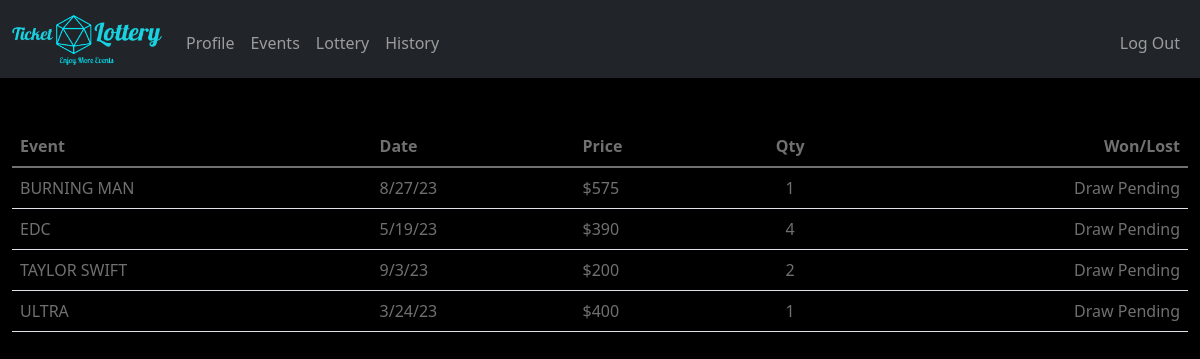
The app's page /history (signed in) with its own data.
### tables this page shows
CREATE TABLE events (
id INTEGER PRIMARY KEY AUTOINCREMENT,
user_id INTEGER NOT NULL,
name TEXT NOT NULL,
date TEXT NOT NULL,
location TEXT NOT NULL,
price TEXT NOT NULL,
image TEXT NULL,
time TIMESTAMP DEFAULT CURRENT_TIMESTAMP, qty TEXT NOT NULL,
FOREIGN KEY(user_id) REFERENCES users(id)
);

### app.py (the view)
@app.route("/history")
@login_required
def history():
    user_id = session["user_id"]
    events = db.execute("SELECT date, time, name, price, SUM(qty) as all_tickets FROM events WHERE user_id = ? GROUP BY name HAVING all_tickets > 0", user_id)
    return render_template("history.html", events=events, usd=usd)

### app.py (called while the page is built)
@app.after_request
def after_request(response):
    response.headers["Cache-Control"] = "no-cache, no-store, must-revalidate"
    response.headers["Expires"] = 0
    response.headers["Pragma"] = "no-cache"
    return response

### helpers.py (called while the page is built)
def login_required(f):
    @wraps(f)
    def decorated_function(*args, **kwargs):
        if session.get("user_id") is None:
            return redirect("/home")
        return f(*args, **kwargs)
    return decorated_function

### templates/history.html (shortened to what this page needs)
{% extends "layout.html" %}
{% block main %}
<table class="table">
    <thead class = "thead-dark">
      <tr>
        <th class="text-start">Event</th>
        <th class="text-start">Date</th>
        <th class="text-start">Price</th>
        <th class="text-middle">Qty</th>
        <th class="text-end">Won/Lost</th>
      </tr>
    </thead>
    <tbody>
        {% for event in events %}
      <tr>
        <td class="text-start">{{ event.name | upper }}</td>
        <td class="text-start">{{ event.date }}</td>
        <td class="text-start">${{ event.price }}</td>
        <td class="text-middle">{{ event.all_tickets }}</td>
        <td class="text-end">Draw Pending</td>
      </tr>
        {% endfor %}
    </tbody>
  </table>
{% endblock %}

### static/styles.css (style rules this page uses)
body { background-color: #000000; }
th { color: #707070; }
tr { color: #707070; }
td { color: #707070; }
tbody { color: #707070; }
* { margin: 0; padding: 0; box-sizing: border-box; }

### records on screen
events: name "BURNING MAN", date "8/27/23", price "575", all_tickets "1"
events: name "ULTRA", date "3/24/23", price "400", all_tickets "1"

### other values on screen
{{ event.name | upper }} "EDC" "TAYLOR SWIFT"
{{ event.date }} "5/19/23" "9/3/23"
{{ event.price }} "390" "200"
{{ event.all_tickets }} "4" "2"
